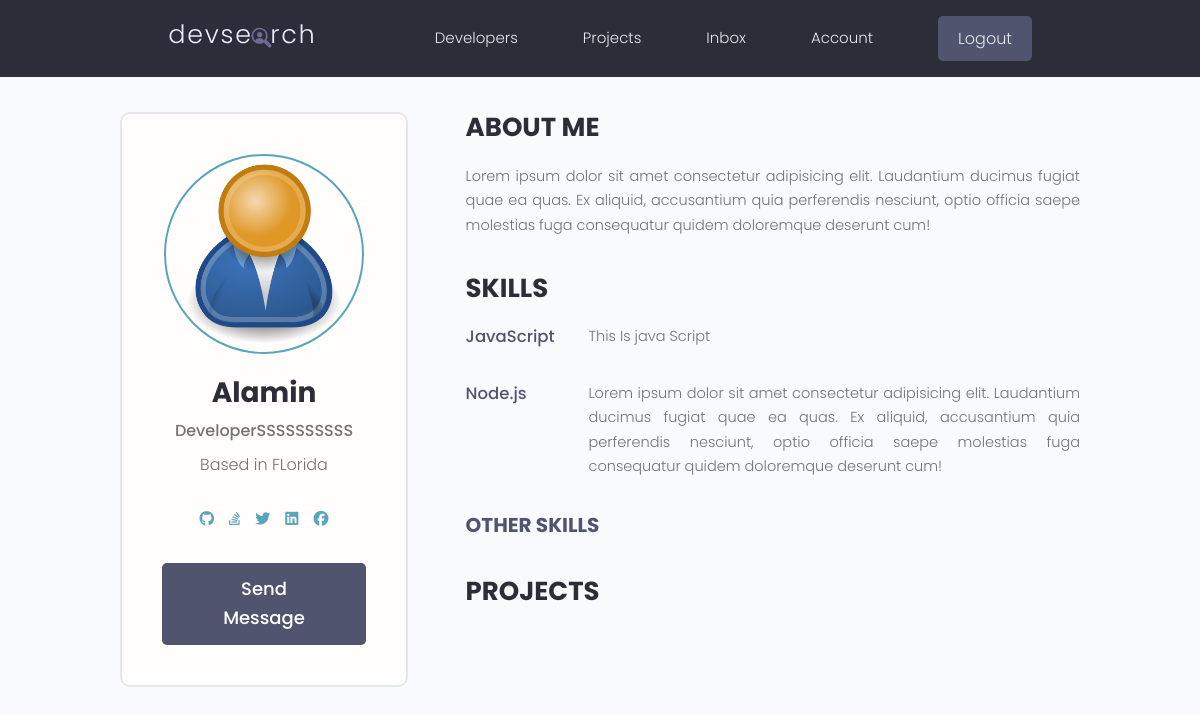
Screenshot of /users/user-profile/b3304f84-e042-4cdf-8c90-bf37a94c15ef/ (signed in) with the database file from the repository.
### users/models.py (models this page shows, shortened)
class Profile(models.Model):
    user=models.OneToOneField(User,on_delete=models.CASCADE,null=True,blank=True)
    name=models.CharField(max_length=200,blank=True,null=True)
    email=models.EmailField(max_length=50)
    username=models.CharField(max_length=200,blank=True,null=True)
    location = models.CharField(max_length=200, blank=True, null=True)
    short_intro=models.CharField(max_length=200,blank=True)
    bio=models.TextField(blank=True,null=True)
    profile_image=models.ImageField(null=True,blank=True,upload_to='profiles/',default='profiles/user-default.png')
    social_github=models.CharField(max_length=200,blank=True,null=True)
    social_twitter = models.CharField(max_length=200, blank=True, null=True)
    social_linkdein = models.CharField(max_length=200, blank=True, null=True)
    social_website =   models.CharField(max_length=200, blank=True, null=True)
    id=models.UUIDField(default=uuid.uuid4,unique=True,primary_key=True,editable=False)
    created = models.DateTimeField(auto_now_add=True)

class Skill(models.Model):
    owner=models.ForeignKey(Profile,on_delete=models.CASCADE)
    name=models.CharField(max_length=200,blank=True,null=True)
    description=models.TextField(null=True,blank=True)
    id = models.UUIDField(default=uuid.uuid4, unique=True, primary_key=True, editable=False)
    created = models.DateTimeField(auto_now_add=True)

### users/views.py (the view)
# urls.py: path('user-profile/<str:pk>/',UserProfile,name='userprofile'),
def UserProfile(request,pk):
    profile=Profile.objects.get(id=pk)
    topSkills=profile.skill_set.exclude(description__exact="")
    otherskill=profile.skill_set.filter(description="")
    context={
        "profile":profile,
        "topskill":topSkills,
        "otherskill":otherskill
    }
    return render(request,'users/user-profile.html',context=context)

### templates/users/user-profile.html (shortened to what this page needs)
{% extends 'base.html' %}
{% load static %}
{% block content %}
  <main class="profile my-md">
    <div class="container">
      <div class="layout">
        <div class="column column--1of3">
          <div class="card text-center">
            <div class="card__body dev">
              <img class="avatar avatar--xl" src="{{ profile.profile_image.url }}" />
              <h2 class="dev__name">{{ profile.name }}</h2>
              <p class="dev__title">{{ profile.short_intro }}</p>
              <p class="dev__location">Based in {{ profile.location }}</p>
              <ul class="dev__social">
                  {% if profile.social_github %}
                    <li>
                        <a title="Github" href="#" target="_blank"><i class="fa-brands fa-github"></i></a>
                    </li>
                  {% endif %}
               {% if profile.social_github %}
                <li>
                  <a title="Stackoverflow" href="#" target="_blank"><i class="fa-brands fa-stack-overflow"></i></a>
                </li>
              {% endif %}
               {% if profile.social_twitter %}
                <li>
                  <a title="Twitter" href="#" target="_blank"><i class="fa-brands fa-twitter"></i></a>
                </li>
              {% endif %}
               {% if profile.social_linkdein %}
                <li>
                  <a title="LinkedIn" href="#" target="_blank"><i class="fa-brands fa-linkedin"></i></a>
                </li>
              {% endif %}
               {% if profile.social_website %}
                <li>
                  <a title="Personal Website" href="#" target="_blank"><i class="fa-brands fa-facebook"></i></a>
                </li>
              {% endif %}
              </ul>
              <a href="#" class="btn btn--sub btn--lg">Send Message </a>
            </div>
          </div>
        </div>
        <div class="column column--2of3">
          <div class="devInfo">
            <h3 class="devInfo__title">About Me</h3>
            <p class="devInfo__about">
              {{ profile.bio }}
            </p>
          </div>
          <div class="devInfo">
            <h3 class="devInfo__title">Skills</h3>
            <div class="devInfo__skills">
         {% for skill in topskill %}
              <div class="devSkill">
                <h4 class="devSkill__title">{{ skill.name }}</h4>
                <p class="devSkill__info">
                 {{ skill.description }}
                </p>
              </div>
         {% endfor %}
              <h3 class="devInfo__subtitle">Other Skills</h3>
            </div>
          </div>
          <div class="devInfo">
            <h3 class="devInfo__title">Projects</h3>
          </div>
        </div>
      </div>
    </div>
  </main>
</html>
{% endblock %}

### static/assets/styles/app.css (style rules this page uses)
:root { --color-sub: #2d2d39; }
.btn--sub { background-color: var(--color-sub-light); }
.card { border: 2px solid var(--color-light); }
img { width: 100%; }
.profile .card > .dev { padding: 4rem; }
.dev__name { color: var(--color-sub); font-size: 2.8rem; font-weight: 700; margin-top: 1rem; margin-bottom: 0.5rem; }
.dev__title { font-size: 1.6rem; font-weight: 500; line-height: 1.3; }
.dev__location { margin-top: 1rem; }
.dev__social { margin: 3rem 0; list-style: none; display: flex; justify-content: center; gap: 1.5rem; }
.devInfo { margin-bottom: 3rem; }
.devInfo__title, .devInfo__subtitle { font-size: 2.6rem; color: var(--color-sub); text-transform: uppercase; font-weight: 700; margin-bottom: 1.5rem; }
.devInfo__subtitle { font-size: 2rem; color: var(--color-sub-light); }
.devInfo__about, .devSkill__info { font-size: 1.45rem; line-height: 1.7; text-align: justify; }
.devSkill { margin-bottom: 3rem; }
.devSkill__title { font-size: 1.65rem; font-weight: 500; color: var(--color-sub-light); }
@media screen and (min-width: 700px) { .devSkill { display: flex; justify-content: space-between; gap: 3rem; } }
@media screen and (min-width: 700px) { .devSkill__info { flex-basis: 80%; } }

### static/assets/uikit/styles/modules/_variables.css (style rules this page uses)
:root { --color-main: #5aa5b9; --color-main-light: #e6faff; --color-sub: #3f4156; --color-sub-light: #51546e; --color-sub-lighter: #ededfd; --color-text: #737373; --color-gray: #8b8b8b; --color-light: #e5e7eb; --color-light-gray: #767676; --color-bg: #f8fafd; --color-white: #fffefd; --color-white-light: #f3f3f3; --color-success: #359e64; --color-success-bg: #def8e8; --color-error: #fc4b0b; --color-error-bg: #fff2ee; --font-base: 'Poppins', arial, helvetica, 'Segoe UI', roboto, ubuntu, sans-serif; --font-monospace: 'Fira Code', 'Courier New', courier, monospace; --font-regular: 300; --font-medium: 500; --font-bold: 700; --generic-shadow: 1px 1px 5px #00000010; --generic-transition: all 0.3s ease-in-out; }

### static/assets/uikit/styles/modules/_base.css (style rules this page uses)
* { margin: 0; padding: 0; box-sizing: border-box; text-rendering: optimizeLegibility; color: inherit; font-size: inherit; }
html { font-size: 50%; }
@media only screen and (min-width: 480px) { html { font-size: 56.25%; } }
@media only screen and (min-width: 1200px) { html { font-size: 62.5%; } }
body { line-height: 1.6; font-weight: 400; font-size: 1.5rem; color: var(--color-text); background-color: var(--color-bg); min-height: 100vh; }

### static/assets/uikit/styles/modules/_typography.css (style rules this page uses)
* { font-family: var(--font-base); }
h2 { font-size: 3.6rem; font-weight: var(--font-bold); }
h3 { font-size: 3.2rem; font-weight: var(--font-medium); }
h4 { font-size: 2.8rem; font-weight: var(--font-medium); }
p, span, strong { font-size: 1.6rem; color: var(--color-text); font-weight: var(--font-regular); }
a { padding-bottom: 2px; text-decoration: none; display: inline-block; color: var(--color-main); font-weight: var(--font-medium); }

### static/assets/uikit/styles/modules/_utilities.css (style rules this page uses)
.container { width: 92%; max-width: 165rem; margin: 0 auto; box-sizing: border-box; }
@media screen and (min-width: 1000px) { .container { width: 90%; } }
@media screen and (min-width: 1200px) { .container { width: 80%; } }
.text-center { text-align: center; }
.my-md { margin: 3rem auto; }

### static/assets/uikit/styles/modules/_avatar.css (style rules this page uses)
.avatar { border-radius: 50%; border: 2px solid var(--color-main); object-fit: cover; }
.avatar--xl { height: 20rem; width: 20rem; }

### static/assets/uikit/styles/modules/_button.css (style rules this page uses)
.btn { display: inline-block; position: relative; cursor: pointer; background-color: var(--color-light); font-weight: var(--font-medium); color: var(--color-sub); text-decoration: none; padding: 1rem 2rem; border-radius: 0.5rem; border: none; width: -webkit-fit-content; width: -moz-fit-content; width: fit-content; height: -webkit-fit-content; height: -moz-fit-content; height: fit-content; font-size: 1.6rem; outline-width: 0; outline-color: transparent; -webkit-backface-visibility: hidden; backface-visibility: hidden; transition: all 0.3s ease-in-out; }
.btn--sub { background-color: var(--color-sub); color: var(--color-white); }
.btn--lg { font-size: 1.8rem; padding: 1.2rem 4.5rem; }

### static/assets/uikit/styles/modules/_card.css (style rules this page uses)
.card { border-radius: 1rem; background-color: var(--color-white); border: 1.5px solid var(--color-light); width: auto; height: auto; margin-top: 0.5rem; margin-bottom: 0.5rem; overflow: hidden; }
.card__body, .card__header { padding: 2rem 2.5rem; }

### static/assets/uikit/styles/modules/_layout.css (style rules this page uses)
.layout { display: flex; flex-flow: row wrap; justify-content: space-between; }
.layout > .column { margin-bottom: 3rem; }
.layout > .column.column--1of3 { flex-basis: 30%; }
.layout > .column.column--2of3 { flex-basis: 64%; }

### rows the page displays
Profile: profile_image (placeholder picture), name "Alamin", short_intro "DeveloperSSSSSSSSSS", location "FLorida", bio "Lorem ipsum dolor sit amet consectetur adipisicing elit. Laudantium ducimus fugiat quae ea quas. Ex aliquid, accusantium quia perferendis nesciunt, optio officia saepe molestias fuga consequatur quidem doloremque deserunt cum!"
Skill: name "JavaScript", description "This Is java Script"
Skill: name "Node.js", description "Lorem ipsum dolor sit amet consectetur adipisicing elit. Laudantium ducimus fugiat quae ea quas. Ex aliquid, accusantium quia perferendis nesciunt, optio officia saepe molestias fuga consequatur quidem doloremque deserunt cum!"
